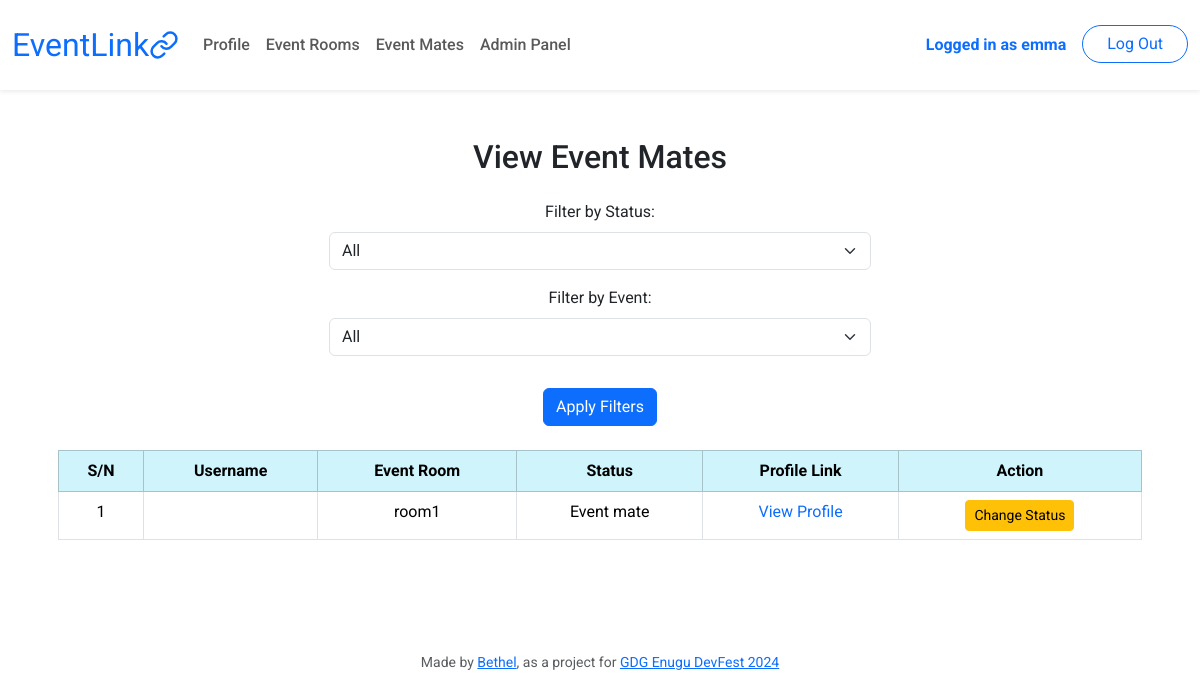
/mates (signed in), run on the app's committed database.
### tables this page shows
CREATE TABLE users (
    id INTEGER PRIMARY KEY AUTOINCREMENT NOT NULL,
    username TEXT NOT NULL UNIQUE,
    hash TEXT NOT NULL,
    role INTEGER NOT NULL DEFAULT 0 CHECK (role IN (0, 1)),
    profile_link TEXT NOT NULL,
    created_at DATETIME DEFAULT CURRENT_TIMESTAMP,
    updated_at DATETIME DEFAULT CURRENT_TIMESTAMP
);

CREATE TABLE mates (
    user_id1 INTEGER NOT NULL,
    user_id2 INTEGER NOT NULL,
    room_id INTEGER NOT NULL,
    status INTEGER NOT NULL CHECK (status IN (0, 1)),
    created_at DATETIME DEFAULT CURRENT_TIMESTAMP,
    PRIMARY KEY (user_id1, user_id2),
    FOREIGN KEY (room_id) REFERENCES rooms(id),
    FOREIGN KEY (user_id1) REFERENCES users(id),
    FOREIGN KEY (user_id2) REFERENCES users(id)
);

CREATE TABLE rooms (
    id INTEGER PRIMARY KEY AUTOINCREMENT NOT NULL,
    name TEXT NOT NULL UNIQUE,
    description TEXT NOT NULL,
    key TEXT NOT NULL UNIQUE,
    status INTEGER NOT NULL DEFAULT 0 CHECK (status IN (0, 1)),
    creator_id INTEGER NOT NULL,
    created_at DATETIME DEFAULT CURRENT_TIMESTAMP,
    updated_at DATETIME DEFAULT CURRENT_TIMESTAMP,
    FOREIGN KEY (creator_id) REFERENCES users(id)
);

### app.py (the view, shortened to what this page needs)
@app.route("/mates", methods=["GET", "POST"])
@login_required
def mates():
    id = session["user_id"]
    info = db.execute("SELECT * FROM users WHERE id=?;", id)[0]
    if request.method == "GET":
        rooms = db.execute('''SELECT
                                members.room_id AS id,
                                rooms.name AS name
                            FROM members
                            JOIN rooms ON members.room_id=rooms.id
                            WHERE members.user_id=?;''', id)
        mates = db.execute(''' SELECT
                                            users.id AS user_id,
                                            users.username AS user_name,
                                            users.profile_link AS profile_link,
                                            rooms.name AS room,
                                            mates.status AS status
                                        FROM users
                                        JOIN mates ON users.id = mates.user_id2
                                        JOIN rooms ON mates.room_id = rooms.id
                                        WHERE mates.user_id1=? ;''', id)
        return render_template("mates.html", info=info, rooms=rooms, mates=mates)

### app.py (called while the page is built)
@app.after_request
def after_request(response):
    response.headers["Cache-Control"] = "no-cache, no-store, must-revalidate"
    response.headers["Expires"] = 0
    response.headers["Pragma"] = "no-cache"
    return response

### helpers.py (called while the page is built)
def login_required(f):
    @wraps(f)
    def decorated_function(*args, **kwargs):
        if session.get("user_id") is None:
            return redirect("/login")
        return f(*args, **kwargs)
    return decorated_function

### templates/mates.html (shortened to what this page needs)
{% extends "layout.html" %} {% block title %}Event Mates{% endblock %} {% block
main %}
<div class="container">
  <h2 class="mb-4 text-center">View Event Mates</h2>
  <form method="POST" action="/mates" class="mb-4">
    <div class="d-flex flex-column align-items-center">
      <div class="mb-3 w-50">
        <label for="status" class="form-label">Filter by Status:</label>
        <select id="status" name="status" class="form-select">
          <option value="all" selected>All</option>
        </select>
      </div>
      <div class="mb-3 w-50">
        <label for="room" class="form-label">Filter by Event:</label>
        <select id="room" name="room_id" class="form-select">
          <option value="all" selected>All</option>
        </select>
      </div>
      <div class="text-center mt-3">
        <button type="submit" class="btn btn-primary">Apply Filters</button>
      </div>
    </div>
  </form>
  {% if mates %}
  <div class="table-responsive">
    <table class="table table-bordered table-hover">
      <thead class="table-info">
        <tr>
          <th>S/N</th>
          <th>Username</th>
          <th>Event Room</th>
          <th>Status</th>
          <th>Profile Link</th>
          <th>Action</th>
        </tr>
      </thead>
      <tbody>
        {% for mate in mates %}
        <tr>
          <td>{{ loop.index }}</td>
          <td>{{ mate.name }}</td>
          <td>{{ mate.room }}</td>
          <td>
            {% if mate.status == 0 %}Event mate{% else %}Connection{% endif %}
          </td>
          <td>
            <a
              href="https://{{ mate.profile_link }}"
              target="_blank"
              class="text-decoration-none text-primary"
            >
              View Profile
            </a>
          </td>
          <td>
            <form method="POST" action="/mates">
              <button type="submit" class="btn btn-warning btn-sm">
                Change Status
              </button>
            </form>
          </td>
        </tr>
        {% endfor %}
      </tbody>
    </table>
  </div>
  {% else %}
  <div class="text-center mt-4">
    <p class="text-muted">
      No Mates to display. Try adjusting your filters or joining an Event room.
    </p>
  </div>
  {% endif %}
</div>
{% endblock %}

### templates/layout.html (shortened to what this page needs)
<!DOCTYPE html>
<html lang="en">
  <head>
    <link
      href="https://cdn.jsdelivr.net/npm/bootstrap@5.3.2/dist/css/bootstrap.min.css"
      rel="stylesheet"
    />
    <link href="/static/styles.css" rel="stylesheet" />
  </head>
  <body>
    <nav class="navbar navbar-expand-md navbar-light bg-white shadow-sm py-3">
      <div class="container-fluid">
        <a class="navbar-brand d-flex align-items-center" href="/">
          <span class="text-primary">EventLink</span>
          <img
            src="/static/images/chain.svg"
            width="30"
            height="30"
            alt="logo"
          />
        </a>
        <div class="collapse navbar-collapse" id="navbar">
          {% if session["user_id"] %}
          <ul class="navbar-nav me-auto">
            <li class="nav-item">
              <a class="nav-link fw-medium" href="/profile">Profile</a>
            </li>
            <li class="nav-item">
              <a class="nav-link fw-medium" href="/rooms">Event Rooms</a>
            </li>
            <li class="nav-item">
              <a class="nav-link fw-medium" href="/mates">Event Mates</a>
            </li>
            {% if info.role == 1 %}
            <li class="nav-item">
              <a class="nav-link fw-medium" href="/admin">Admin Panel</a>
            </li>
            {% endif %}
          </ul>
          <ul class="navbar-nav ms-auto">
            <li class="nav-item">
              <a class="nav-link text-primary fw-bold"
                >Logged in as {{ info.username }}</a
              >
            </li>
            <li class="nav-item">
              <a
                class="btn btn-outline-primary rounded-pill ms-2 px-4"
                href="/logout"
                >Log Out</a
              >
            </li>
          </ul>
          {% endif %}
        </div>
      </div>
    </nav>
    <main class="container py-5 px-3 text-center">
      {% block main %}{% endblock %}
    </main>
    <footer class="mt-5">
      <p class="mb-3 small text-center text-muted">
        Made by <a class="footer-link" href="">Bethel</a>, as a project for
        <a
          class="footer-link"
          href="https://cs50.harvard.edu/x/2024/"
          target="_blank"
          >GDG Enugu DevFest 2024</a
        >
      </p>
    </footer>
  </body>
</html>

### static/styles.css (style rules this page uses)
nav .navbar-brand { font-size: xx-large; }
body { font-family: "Roboto", sans-serif; }

### data on the page
users: username "emma"
mates: room "room1", status "Event mate"
